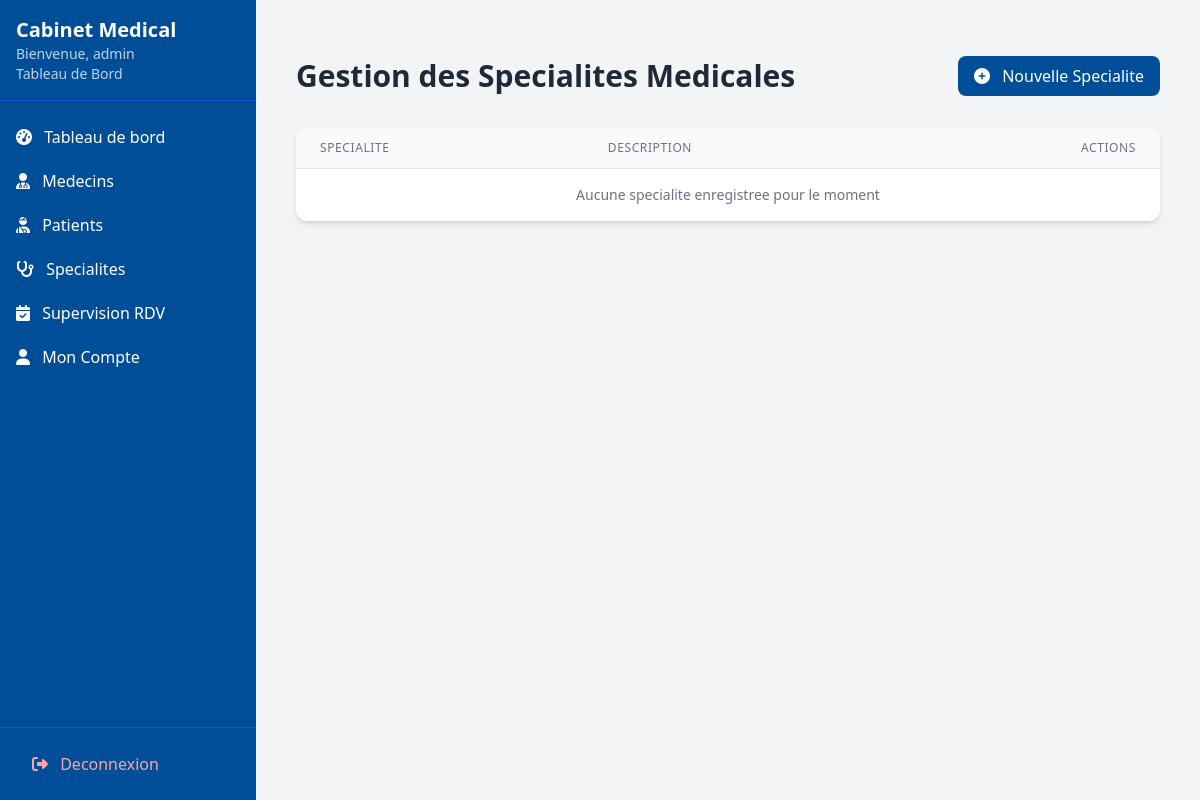
Page /dashboard/admin/specialites/ (signed in) on the earlier database version.
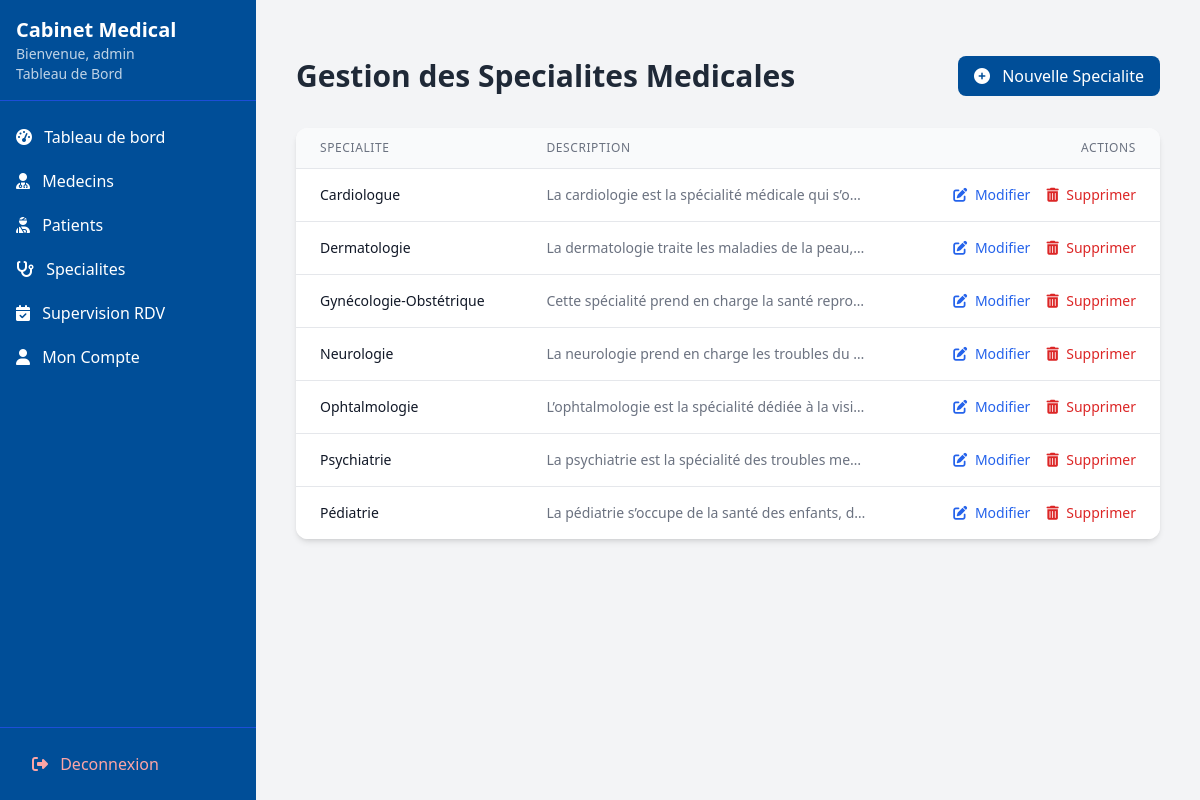
Same page on the later database version.
### utilisateurs/models.py (models this page shows, shortened)
class User(AbstractUser):
    username = None
    email = models.EmailField('email address', unique=True)
    nom = models.CharField(max_length=100)
    prenom = models.CharField(max_length=100)
    is_doctor_request = models.BooleanField(default=False)
    role = models.CharField(
        max_length=20,
        choices=[('patient', 'Patient'), ('docteur', 'Docteur'), ('admin', 'Administrateur')],
        default='patient'
    )
    telephone = models.CharField(max_length=20, blank=True, null=True)
    date_naiss = models.DateField(null=True, blank=True)
    adresse = models.TextField(blank=True)
    genre = models.CharField(max_length=1, choices=[('M', 'Masculin'), ('F', 'Féminin'), ('O', 'Autre')], blank=True)
    verification_code = models.CharField(max_length=6, null=True, blank=True)
    code_expires_at = models.DateTimeField(null=True, blank=True)  #  pour expiration
    USERNAME_FIELD = 'email'
    REQUIRED_FIELDS = ['nom', 'prenom']
    objects = UserManager()
    class Meta:
        db_table = 'utilisateurs_user'
    @property
    def docteur(self):
        """Propriete pour acceder au profil docteur de maniere coherente"""
        return self.docteur_profile
    @property
    def patient(self):
        """Propriete pour acceder au profil patient"""
        return self.patient_profile

class Specialite(models.Model):
    nom = models.CharField(max_length=100, unique=True)
    description = models.TextField(blank=True)
    class Meta:
        verbose_name = "Specialite"
        verbose_name_plural = "Specialites"
        ordering = ['nom']
    nom = models.CharField(max_length=100)
    description = models.TextField(blank=True)

### utilisateurs/views.py (the view)
# urls.py: path('dashboard/admin/specialites/', views.admin_specialites, name='admin_specialites'),
@login_required
@user_passes_test(lambda u: u.role == 'admin')
def admin_specialites(request):
    specialites = Specialite.objects.all().order_by('nom')
    return render(request, 'admin/specialites/list.html', {'specialites': specialites})

### templates/admin/specialites/list.html (shortened to what this page needs)
{% extends 'base_dashboard.html' %}
{% block content %}
<div class="container mx-auto px-4 py-8">
    <div class="flex justify-between items-center mb-8">
        <h1 class="text-3xl font-bold text-gray-800">Gestion des Specialites Medicales</h1>
        <a href="{% url 'admin_add_specialite' %}"
           class="bg-[#004e98] hover:bg-[#003366] text-white font-medium py-2 px-4 rounded-lg transition duration-300 ease-in-out transform hover:scale-105">
            <i class="fas fa-plus-circle mr-2"></i> Nouvelle Specialite
        </a>
    </div>
    <div class="bg-white rounded-xl shadow-md overflow-hidden">
        <div class="overflow-x-auto">
            <table class="min-w-full divide-y divide-gray-200">
                <thead class="bg-gray-50">
                    <tr>
                        <th scope="col" class="px-6 py-3 text-left text-xs font-medium text-gray-500 uppercase tracking-wider">
                      Specialite
                        </th>
                        <th scope="col" class="px-6 py-3 text-left text-xs font-medium text-gray-500 uppercase tracking-wider">
                            Description
                        </th>
                        <th scope="col" class="px-6 py-3 text-right text-xs font-medium text-gray-500 uppercase tracking-wider">
                            Actions
                        </th>
                    </tr>
                </thead>
                <tbody class="bg-white divide-y divide-gray-200">
                    {% for specialite in specialites %}
                    <tr class="hover:bg-gray-50 transition duration-150 ease-in-out">
                        <td class="px-6 py-4 whitespace-nowrap">
                            <div class="text-sm font-medium text-gray-900">{{ specialite.nom }}</div>
                        </td>
                        <td class="px-6 py-4">
                            <div class="text-sm text-gray-500 max-w-xs truncate">{{ specialite.description|default:"Aucune description" }}</div>
                        </td>
                        <td class="px-6 py-4 whitespace-nowrap text-right text-sm font-medium">
                            <div class="flex justify-end space-x-4">
                                <a href="{% url 'admin_edit_specialite' specialite.pk %}"
                                   class="text-blue-600 hover:text-blue-900 transition duration-300 ease-in-out transform hover:scale-110">
                                    <i class="fas fa-pen-to-square mr-1"></i> Modifier
                                </a>
                                <a href="{% url 'admin_delete_specialite' specialite.pk %}"
                                   class="text-red-600 hover:text-red-900 transition duration-300 ease-in-out transform hover:scale-110">
                                    <i class="fas fa-trash-can mr-1"></i> Supprimer
                                </a>
                            </div>
                        </td>
                    </tr>
                    {% empty %}
                    <tr>
                        <td colspan="3" class="px-6 py-4 text-center text-sm text-gray-500">
                            Aucune specialite enregistree  pour le moment
                        </td>
                    </tr>
                    {% endfor %}
                </tbody>
            </table>
        </div>
    </div>
</div>
{% endblock %}

### templates/base_dashboard.html (shortened to what this page needs)
<!DOCTYPE html>
<html lang="fr">
<head>
    <script src="https://cdn.tailwindcss.com"></script>
    <link rel="stylesheet" href="https://cdnjs.cloudflare.com/ajax/libs/font-awesome/6.4.0/css/all.min.css">
</head>
<body class="bg-gray-100 font-sans">
    <div class="flex h-screen">
        <div class="sidebar w-64 bg-[#004e98] text-white fixed h-full">
            <div class="p-4 border-b border-blue-700">
                <a href="{% url "index" %}"><h1 class="text-xl font-bold">Cabinet Medical</h1></a>
                <p class="text-sm opacity-75">Bienvenue, {{ request.user.prenom }}</p>
                <p class="text-sm opacity-75">Tableau de Bord</p>
            </div>
            <nav class="mt-4">
                {% if request.user.role == 'admin' %}
                  <div class="space-y-1">
                      <a href="{% url "admed_dashboard" %}" class="block py-2 px-4 hover:bg-blue-700">
                          <i class="fas fa-tachometer-alt mr-2"></i> Tableau de bord
                      </a>
                      <a href="{% url "admin_docteurs_list" %}" class="block py-2 px-4 hover:bg-blue-700">
                          <i class="fas fa-user-md mr-2"></i> Medecins
                      </a>
                      <a href="{% url "admin_patients_list" %}" class="block py-2 px-4 hover:bg-blue-700">
                          <i class="fas fa-user-injured mr-2"></i> Patients
                      </a>
                      <a href="{% url "admin_specialites" %}" class="block py-2 px-4 hover:bg-blue-700">
                         <i class="fas fa-stethoscope mr-2"></i> Specialites
                        </a>
                      <a href="{% url "admin_supervision_rdv" %}" class="block py-2 px-4 hover:bg-blue-700">
                        <i class="fas fa-calendar-check mr-2"></i> Supervision RDV
                        </a>
                     <a href="{% url "admin_profile" %}" class="block py-2 px-4 hover:bg-blue-700">
                        <i class="fas fa-user mr-2"></i> Mon Compte
                    </a>
                  </div>
                {% endif %}
                <div class="absolute bottom-0 w-full p-4 border-t border-blue-700">
                    <a href="{% url 'logout' %}" class="block py-2 px-4 text-red-300 hover:bg-blue-700 rounded">
                        <i class="fas fa-sign-out-alt mr-2"></i> Deconnexion
                    </a>
                </div>
            </nav>
        </div>
        <div class="flex-1 ml-64">
            <main class="p-6">
                {% block content %}
                {% endblock %}
            </main>
        </div>
    </div>
</body>
</html>

### templates/base_dashboard.html (style rules this page uses)
.sidebar { transition: all 0.3s; }

Differences in the rows shown:
added Specialite: nom "Cardiologue", description "La cardiologie est la spécialité médicale qui s’o…"
added Specialite: nom "Dermatologie", description "La dermatologie traite les maladies de la peau,…"
added Specialite: nom "Gynécologie-Obstétrique", description "Cette spécialité prend en charge la santé repro…"
added Specialite: nom "Neurologie", description "La neurologie prend en charge les troubles du…"
added Specialite: nom "Ophtalmologie", description "L’ophtalmologie est la spécialité dédiée à la visi…"
added Specialite: nom "Psychiatrie", description "La psychiatrie est la spécialité des troubles me…"
added Specialite: nom "Pédiatrie", description "La pédiatrie s’occupe de la santé des enfants, d…"
Other differences:
text no longer shown: "Aucune specialite enregistree pour le moment"
